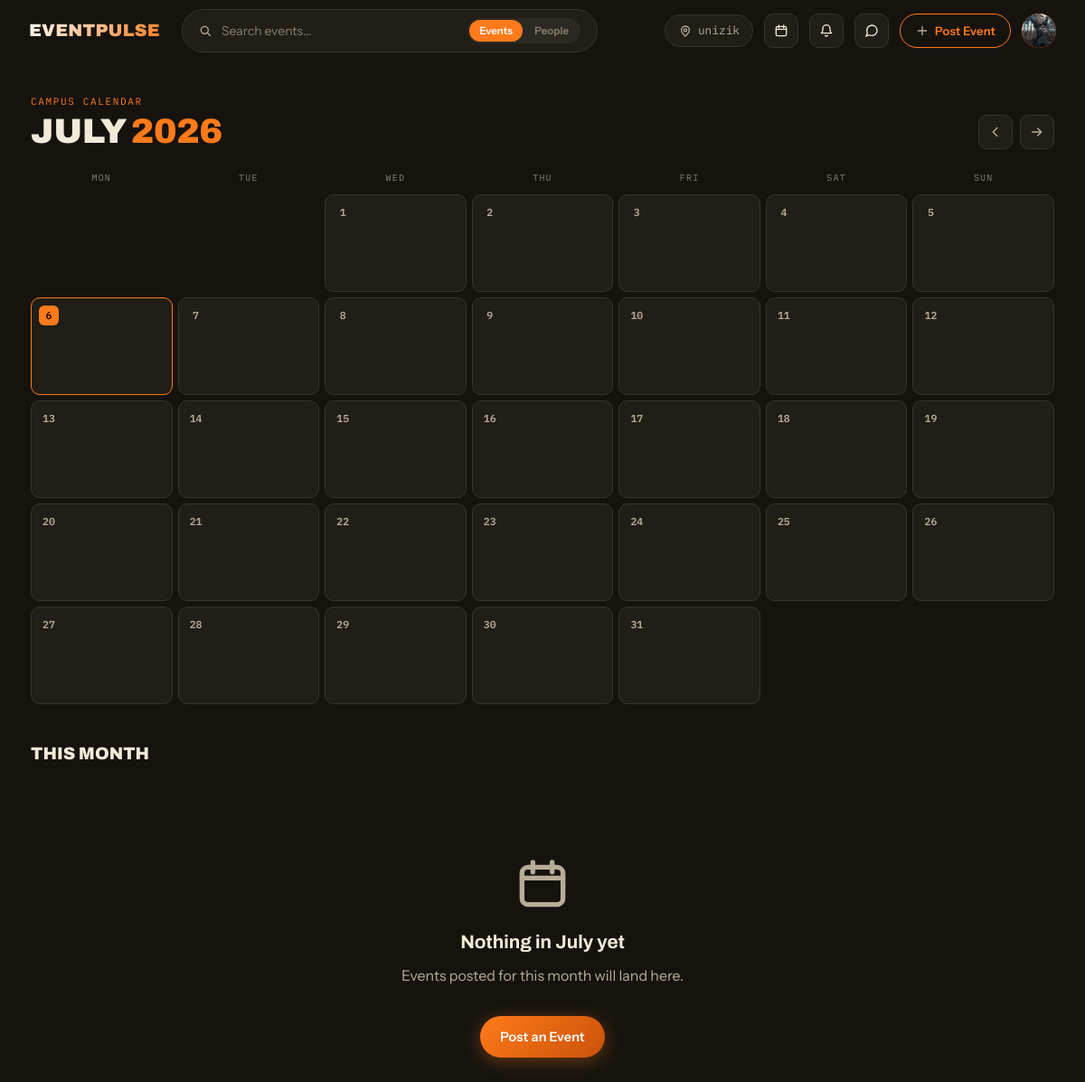
The page /calendar/ (signed in) on the database as committed earlier.
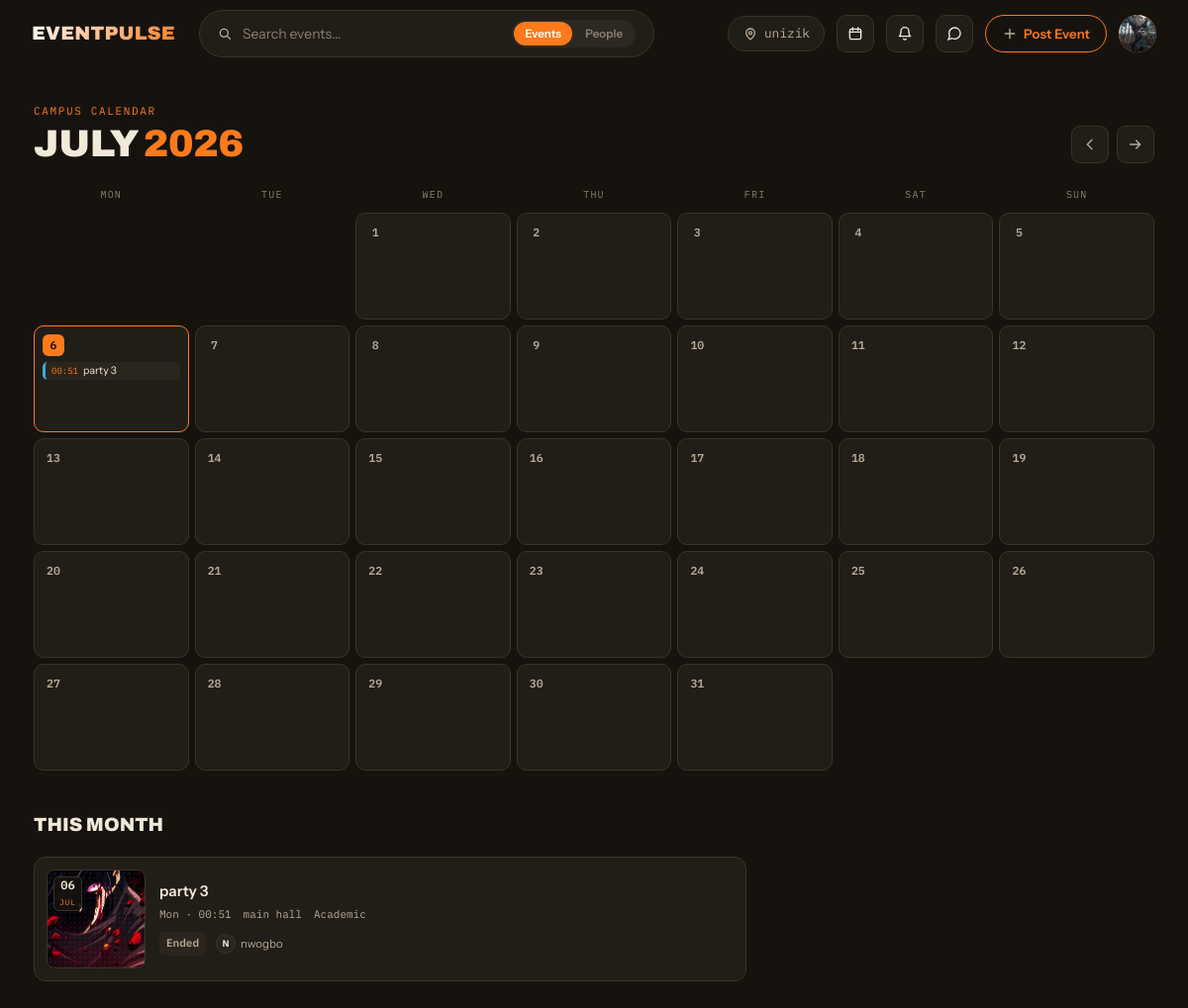
The same page on the database as committed later.
### events/models.py (models this page shows, shortened)
class Event(models.Model):
    class Status(models.TextChoices):
        DRAFT     = "draft",     "Draft"
        PUBLISHED = "published", "Published"
        CANCELLED = "cancelled", "Cancelled"
        COMPLETED = "completed", "Completed"
    class PriceType(models.TextChoices):
        FREE = "free", "Free"
        PAID = "paid", "Paid"
    title       = models.CharField(max_length=200)
    slug        = models.SlugField(max_length=220, unique=True, blank=True)
    description = models.TextField()
    cover_image = models.ImageField(upload_to="events/covers/", blank=True, null=True)
    organiser = models.ForeignKey(
        settings.AUTH_USER_MODEL,
        on_delete=models.CASCADE,
        related_name="organised_events",
    )
    category = models.ForeignKey(
        Category,
        on_delete=models.SET_NULL,
        null=True,
        blank=True,
        related_name="events",
    )
    location_name    = models.CharField(max_length=200)
    location_address = models.TextField(blank=True)
    location_lat     = models.DecimalField(max_digits=9, decimal_places=6, blank=True, null=True)
    location_lng     = models.DecimalField(max_digits=9, decimal_places=6, blank=True, null=True)
    area             = models.CharField(max_length=100, blank=True, help_text="Neighbourhood or city for filtering")
    start_datetime = models.DateTimeField()
    end_datetime   = models.DateTimeField(blank=True, null=True)
    capacity     = models.PositiveIntegerField(blank=True, null=True, help_text="Leave blank for unlimited")
    price_type   = models.CharField(max_length=10, choices=PriceType.choices, default=PriceType.FREE)
    ticket_price = models.DecimalField(max_digits=10, decimal_places=2, default=0.00)
    is_premium_only = models.BooleanField(default=False, help_text="Only premium users can join")
    is_featured     = models.BooleanField(default=False, help_text="Pin to top of feed")
    status          = models.CharField(max_length=20, choices=Status.choices, default=Status.DRAFT)
    checkin_token = models.UUIDField(
        default=uuid.uuid4,
        editable=False,
        unique=True,
        help_text="Embedded in QR code for check-in",
    )
    qr_code = models.ImageField(
        upload_to="qrcodes/",
        blank=True,
        null=True,
        help_text="Auto-generated on publish",
    )
    created_at = models.DateTimeField(auto_now_add=True)
    updated_at = models.DateTimeField(auto_now=True)
    class Meta:
        verbose_name        = "Event"
        verbose_name_plural = "Events"
        ordering            = ["-is_featured", "-created_at"]
        indexes = [
            models.Index(fields=["status", "start_datetime"]),
            models.Index(fields=["organiser"]),
            models.Index(fields=["category"]),
            models.Index(fields=["area"]),
        ]
    @property
    def is_past(self):
        if self.end_datetime:
            return self.end_datetime < timezone.now()
        return self.start_datetime < timezone.now()

class Category(models.Model):
    name        = models.CharField(max_length=60, unique=True)
    slug        = models.SlugField(max_length=60, unique=True, blank=True)
    icon        = models.CharField(max_length=10, blank=True, help_text="Emoji e.g. 🎵")
    description = models.TextField(blank=True)
    colour      = models.CharField(max_length=7, default="#4B6BF1", help_text="Hex colour for UI badges")
    created_at  = models.DateTimeField(auto_now_add=True)
    class Meta:
        verbose_name        = "Category"
        verbose_name_plural = "Categories"
        ordering            = ["name"]

### accounts/models.py (models this page shows, shortened)
class User(AbstractUser):
    class Role(models.TextChoices):
        STUDENT = 'student', 'Student'
        SOCIETY = 'society', 'Society / Club'
        STAFF   = 'staff',   'Staff'
        ADMIN   = 'admin',   'Admin'
    class Plan(models.TextChoices):
        FREE    = 'free',    'Free'
        PREMIUM = 'premium', 'Premium'
    class YearOfStudy(models.TextChoices):
        YEAR_1 = '1',  'Year 1 — Fresher'
        YEAR_2 = '2',  'Year 2'
        YEAR_3 = '3',  'Year 3'
        YEAR_4 = '4',  'Year 4'
        YEAR_5 = '5',  'Year 5'
        PG     = 'pg', 'Postgraduate'
        PHD    = 'phd','PhD'
    email           = models.EmailField(unique=True)
    profile_picture = models.ImageField(upload_to='profiles/', blank=True, null=True)
    bio             = models.TextField(blank=True)
    phone_number    = models.CharField(max_length=20, blank=True)
    university      = models.CharField(max_length=200, blank=True)
    department      = models.CharField(max_length=200, blank=True)
    student_id      = models.CharField(max_length=50,  blank=True)
    year_of_study   = models.CharField(
        max_length=5,
        choices=YearOfStudy.choices,
        blank=True,
    )
    role = models.CharField(
        max_length=20,
        choices=Role.choices,
        default=Role.STUDENT,
    )
    plan = models.CharField(
        max_length=20,
        choices=Plan.choices,
        default=Plan.FREE,
    )
    plan_expiry = models.DateTimeField(blank=True, null=True)
    updated_at = models.DateTimeField(auto_now=True)
    USERNAME_FIELD  = 'email'
    REQUIRED_FIELDS = ['username']
    class Meta:
        verbose_name        = 'User'
        verbose_name_plural = 'Users'
        ordering            = ['-date_joined']

### events/views.py (the view)
# urls.py: path('calendar/', views.calendar_view, name='calendar'),
@login_required(login_url='accounts:login')
def calendar_view(request):
    today = timezone.localdate()
    try:
        year = int(request.GET.get('year', today.year))
        month = int(request.GET.get('month', today.month))
        date(year, month, 1)  # validates the pair
    except (ValueError, TypeError):
        year, month = today.year, today.month
    if year < today.year - 1 or year > today.year + 2:
        year, month = today.year, today.month
    prev_y, prev_m = (year - 1, 12) if month == 1 else (year, month - 1)
    next_y, next_m = (year + 1, 1) if month == 12 else (year, month + 1)
    events = (
        Event.objects
        .filter(
            status=Event.Status.PUBLISHED,
            start_datetime__year=year,
            start_datetime__month=month,
        )
        .select_related('category', 'organiser')
        .order_by('start_datetime')
    )
    events_by_day = {}
    for e in events:
        d = timezone.localtime(e.start_datetime).day
        events_by_day.setdefault(d, []).append(e)
    cal = pycal.Calendar(firstweekday=0)  # weeks start Monday
    weeks = []
    for week in cal.monthdayscalendar(year, month):
        row = []
        for d in week:
            row.append({
                'day': d,  # 0 = padding cell outside this month
                'events': events_by_day.get(d, []),
                'is_today': (
                    d == today.day and month == today.month and year == today.year
                ),
            })
        weeks.append(row)
    return render(request, 'events/calendar.html', {
        'weeks':        weeks,
        'year':         year,
        'month':        month,
        'month_name':   date(year, month, 1).strftime('%B'),
        'prev_y':       prev_y, 'prev_m': prev_m,
        'next_y':       next_y, 'next_m': next_m,
        'is_current_month': (year == today.year and month == today.month),
        'month_events': events,
    })

### social/context_processors.py (called while the page is built)
def unread_messages(request):
    if not request.user.is_authenticated:
        return {'unread_messages_count': 0}
    count = (
        Message.objects
        .filter(conversation__participants=request.user, is_read=False)
        .exclude(sender=request.user)
        .count()
    )
    return {'unread_messages_count': count}

### templates/events/calendar.html (shortened to what the changed rows need)
{% extends 'base.html' %}
{% load static %}
{% block content %}
<div class="ep-calpage">
  <div class="ep-cal-head">
    <div>
      <h1 class="ep-cal-head__title">{{ month_name }} <span>{{ year }}</span></h1>
    </div>
  </div>
  <div class="ep-cal-grid">
    {% for week in weeks %}
      {% for cell in week %}
        {% if cell.day == 0 %}
          <div class="ep-cal-cell ep-cal-cell--pad"></div>
        {% else %}
          <div class="ep-cal-cell {% if cell.is_today %}ep-cal-cell--today{% endif %} {% if cell.events %}ep-cal-cell--busy{% endif %}">
            <span class="ep-cal-cell__num">{{ cell.day }}</span>
            <div class="ep-cal-cell__events">
              {% for e in cell.events|slice:":3" %}
                <a href="{% url 'events:detail' e.slug %}" class="ep-cal-chip ep-cal-chip--{{ e.category.slug|default:'academic' }}" title="{{ e.title }}">
                  <span class="ep-cal-chip__time">{{ e.start_datetime|date:"H:i" }}</span>
                  <span class="ep-cal-chip__title">{{ e.title }}</span>
                </a>
              {% endfor %}
            </div>
          </div>
        {% endif %}
      {% endfor %}
    {% endfor %}
  </div>
  <div class="ep-cal-agenda">
    <h2 class="ep-cal-agenda__title">This month</h2>
    {% if month_events %}
      <div class="ep-socialfeed">
        {% for event in month_events %}
        <article class="ep-card ep-card--social" data-cat="{{ event.category.slug|default:'all' }}"
          onclick="window.location.href='{% url "events:detail" event.slug %}'">
          <div class="ep-feed-item__thumb {% if not event.cover_image %}ep-flyerbg--{{ event.category.slug|default:'academic' }}{% endif %}">
            {% if event.cover_image %}
              <img src="{{ event.cover_image.url }}" alt="{{ event.title }}" loading="lazy">
            {% endif %}
            <div class="ep-feed-item__date">
              <b>{{ event.start_datetime|date:"d" }}</b>
              <span>{{ event.start_datetime|date:"M" }}</span>
            </div>
          </div>
          <div class="ep-feed-item__body">
            <h3 class="ep-feed-item__title">{{ event.title }}</h3>
            <div class="ep-feed-item__meta">
              <span>{{ event.start_datetime|date:"D · H:i" }}</span>
              <span>{{ event.location_name|truncatechars:28 }}</span>
              {% if event.category %}<span>{{ event.category.name }}</span>{% endif %}
            </div>
            <div class="ep-feed-item__foot">
              {% if event.is_past %}
                <span class="ep-feed-item__price ep-feed-item__price--ended">Ended</span>
              {% elif event.is_free %}
                <span class="ep-feed-item__price ep-feed-item__price--free">Free</span>
              {% else %}
                <span class="ep-feed-item__price">₦{{ event.ticket_price }}</span>
              {% endif %}
              <span class="ep-feed-item__organiser">
                <span class="ep-card__organiser-av">{{ event.organiser.username|first|upper }}</span>
                {{ event.organiser.username }}
              </span>
            </div>
          </div>
        </article>
        {% endfor %}
      </div>
    {% else %}
      <div class="ep-empty">
        <div class="ep-empty-icon ep-empty-icon--events"></div>
        <h3>Nothing in {{ month_name }} yet</h3>
        <p>Events posted for this month will land here.</p>
        <a href="{% url 'events:create' %}" class="ep-btn ep-btn--primary" style="margin-top:1rem">Post an Event</a>
      </div>
    {% endif %}
  </div>
</div>
{% endblock %}

Rows that differ between the two databases and show on the page:
added Event: start_datetime "00:51", title "party 3", cover_image (picture), start_datetime "06", start_datetime "JUL", start_datetime "Mon · 00:51", location_name "main hall", category.name "Academic", shows "Ended", organiser.username|first "N", organiser.username "nwogbo"
Other text that changed with them:
{{ month_name }}: "July" → (not shown)
text no longer shown: "Nothing in yet Events posted for this month will land here. Post an Event"
